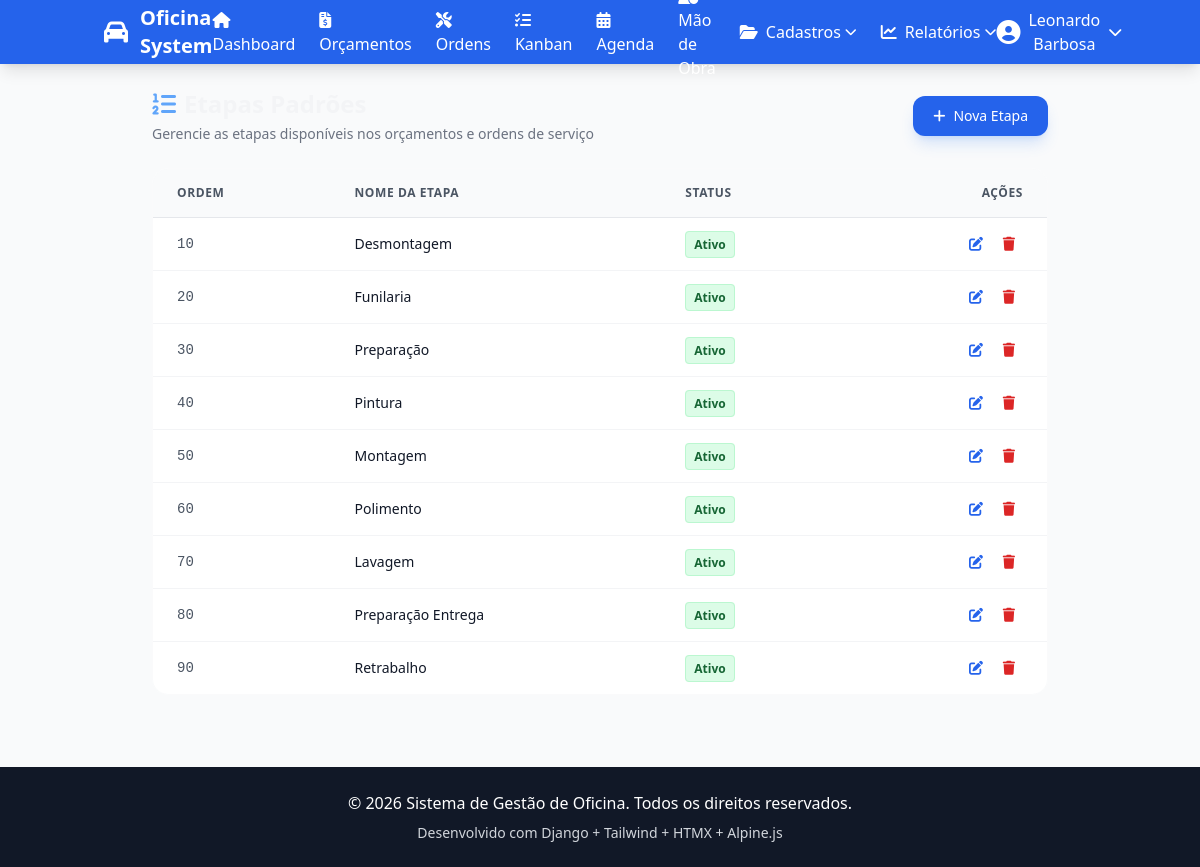
Page /orcamentos/etapas/ (signed in) on the committed database.
### apps/dashboard/models.py (models this page shows, shortened)
class ConfiguracaoSistema(models.Model):
    nome_empresa = models.CharField('Nome da empresa', max_length=120, blank=True)
    endereco = models.CharField('Endereço', max_length=255, blank=True)
    telefone = models.CharField('Telefone', max_length=40, blank=True)
    email = models.EmailField('E-mail', blank=True)
    cnpj = models.CharField('CNPJ', max_length=30, blank=True)
    site = models.CharField('Site', max_length=120, blank=True)
    logo = models.ImageField('Logomarca', upload_to='sistema/', null=True, blank=True)
    cor_primaria = models.CharField('Cor primária (hex)', max_length=7, default='#2563EB')
    cor_rodape = models.CharField('Cor do rodapé (hex)', max_length=7, default='#111827')
    texto_rodape = models.CharField('Texto do rodapé', max_length=200, blank=True)
    atualizado_em = models.DateTimeField('Atualizado em', auto_now=True)
    class Meta:
        verbose_name = 'Configuração do Sistema'
        verbose_name_plural = 'Configurações do Sistema'

### apps/funcionarios/models.py (models this page shows, shortened)
class Funcionario(AbstractUser):
    PERFIL_CHOICES = [
        ('operacional', 'Operacional'),
        ('supervisor', 'Supervisor'),
        ('gerente', 'Gerente'),
        ('admin', 'Administrador'),
        ('orcamentista', 'Orçamentista'),
        ('financeiro', 'Financeiro'),
    ]
    telefone = models.CharField('Telefone', max_length=20, blank=True)
    cpf = models.CharField('CPF', max_length=14, unique=True, null=True, blank=True)
    data_admissao = models.DateField('Data de Admissão', null=True, blank=True)
    data_demissao = models.DateField('Data de Demissão', null=True, blank=True)
    perfil = models.CharField(
        'Perfil',
        max_length=20,
        choices=PERFIL_CHOICES,
        default='operacional'
    )
    percentual_comissao_padrao = models.DecimalField(
        'Percentual de Comissão Padrão (%)',
        max_digits=5,
        decimal_places=2,
        default=10.00,
        help_text='Percentual padrão usado quando a etapa não define um percentual específico'
    )
    ativo = models.BooleanField('Ativo', default=True)
    foto = models.ImageField('Foto', upload_to='funcionarios/fotos/', null=True, blank=True)
    criado_em = models.DateTimeField('Criado em', auto_now_add=True)
    atualizado_em = models.DateTimeField('Atualizado em', auto_now=True)
    class Meta:
        verbose_name = 'Funcionário'
        verbose_name_plural = 'Funcionários'
        ordering = ['first_name', 'last_name']

### apps/orcamentos/models.py (models this page shows, shortened)
class EtapaPadrao(models.Model):
    nome = models.CharField('Nome da Etapa', max_length=50, unique=True)
    descricao = models.TextField('Descrição Padrão', blank=True)
    ordem_default = models.IntegerField('Ordem de Exibição', default=0, help_text='Ex: 10, 20, 30 (impacta na ordenação)')
    ativo = models.BooleanField('Ativo', default=True)
    criado_em = models.DateTimeField('Criado em', auto_now_add=True)
    atualizado_em = models.DateTimeField('Atualizado em', auto_now=True)
    class Meta:
        verbose_name = 'Etapa Padrão'
        verbose_name_plural = 'Etapas Padrões'
        ordering = ['ordem_default', 'nome']

### apps/orcamentos/views_etapas.py (the view)
@login_required
def etapa_list(request):
    etapas = EtapaPadrao.objects.all().order_by('ordem_default', 'nome')
    return render(request, 'orcamentos/etapas_list.html', {'etapas': etapas})

### apps/dashboard/context_processors.py (called while the page is built)
def sistema_config(request):
    return {
        'sistema_config': ConfiguracaoSistema.objects.first()
    }

### templates/orcamentos/etapas_list.html (shortened to what this page needs)
{% extends 'base.html' %}
{% load widget_tweaks %}
{% block content %}
<div class="max-w-4xl mx-auto">
  <div class="flex items-center justify-between mb-6">
    <div>
      <h1 class="text-2xl font-bold text-gray-100 flex items-center gap-2">
        <i class="fas fa-list-ol text-blue-400"></i> Etapas Padrões
      </h1>
      <p class="text-sm text-gray-500 mt-1">Gerencie as etapas disponíveis nos orçamentos e ordens de serviço</p>
    </div>
    <a href="{% url 'orcamentos:etapa_create' %}" class="bg-blue-600 hover:bg-blue-500 text-white px-5 py-2.5 rounded-xl font-medium text-sm transition shadow-lg shadow-blue-500/20">
      <i class="fas fa-plus mr-2"></i>Nova Etapa
    </a>
  </div>
  <div class="bg-white/5 border border-white/10 rounded-2xl overflow-hidden">
    <table class="w-full text-sm text-left">
      <thead class="bg-gray-50 border-b border-gray-200">
        <tr>
          <th class="px-6 py-4 text-xs text-gray-600 font-semibold uppercase tracking-wider">Ordem</th>
          <th class="px-6 py-4 text-xs text-gray-600 font-semibold uppercase tracking-wider">Nome da Etapa</th>
          <th class="px-6 py-4 text-xs text-gray-600 font-semibold uppercase tracking-wider">Status</th>
          <th class="px-6 py-4 text-xs text-gray-600 font-semibold uppercase tracking-wider text-right">Ações</th>
        </tr>
      </thead>
      <tbody class="divide-y divide-gray-100 bg-white">
        {% for etapa in etapas %}
        <tr class="hover:bg-gray-50 transition-colors">
          <td class="px-6 py-4 text-gray-600 font-mono">{{ etapa.ordem_default }}</td>
          <td class="px-6 py-4 font-medium text-gray-900">{{ etapa.nome }}</td>
          <td class="px-6 py-4">
            {% if etapa.ativo %}
              <span class="px-2 py-1 rounded bg-green-100 text-green-800 text-xs font-semibold border border-green-200">Ativo</span>
            {% else %}
              <span class="px-2 py-1 rounded bg-gray-100 text-gray-800 text-xs font-semibold border border-gray-200">Inativo</span>
            {% endif %}
          </td>
          <td class="px-6 py-4 text-right">
            <a href="{% url 'orcamentos:etapa_update' etapa.pk %}" class="text-blue-600 hover:text-blue-800 p-2 transition">
              <i class="fas fa-edit"></i>
            </a>
            <a href="{% url 'orcamentos:etapa_delete' etapa.pk %}" class="text-red-600 hover:text-red-800 p-2 transition">
              <i class="fas fa-trash"></i>
            </a>
          </td>
        </tr>
        {% empty %}
        <tr>
          <td colspan="4" class="px-6 py-12 text-center text-gray-500 bg-white">
            Nenhuma etapa cadastrada.
          </td>
        </tr>
        {% endfor %}
      </tbody>
    </table>
  </div>
</div>
{% endblock %}

### templates/base.html (shortened to what this page needs)
<!DOCTYPE html>
<html lang="pt-BR">
<head>
    <script src="https://cdn.tailwindcss.com"></script>
    <link rel="stylesheet" href="https://cdnjs.cloudflare.com/ajax/libs/font-awesome/6.5.1/css/all.min.css">
</head>
<body class="bg-gray-50">
    <nav class="text-white shadow-lg" style="background-color: {{ sistema_config.cor_primaria|default:'#2563EB' }};">
        <div class="container mx-auto px-4">
            <div class="flex items-center justify-between h-16">
                <div class="flex items-center space-x-3">
                    {% if sistema_config and sistema_config.logo %}
                      <img src="{{ sistema_config.logo.url }}" alt="Logo" class="h-9 w-9 rounded bg-white/90 object-contain">
                    {% else %}
                      <i class="fas fa-car text-2xl"></i>
                    {% endif %}
                    <span class="text-xl font-bold">{{ sistema_config.nome_empresa|default:"Oficina System" }}</span>
                </div>
                <div class="hidden md:flex items-center space-x-6">
                  {% if user.is_superuser or user.perfil == 'admin' or user.perfil == 'gerente' or user.perfil == 'supervisor' %}
                  <a href="{% url 'dashboard:index' %}" class="hover:text-blue-200">
                      <i class="fas fa-home mr-2"></i>Dashboard
                  </a>
                  <a href="{% url 'orcamentos:list' %}" class="hover:text-blue-200">
                      <i class="fas fa-file-invoice-dollar mr-2"></i>Orçamentos
                  </a>
                  <a href="{% url 'ordens:list' %}" class="hover:text-blue-200">
                      <i class="fas fa-tools mr-2"></i>Ordens
                  </a>
                  <a href="{% url 'kanban:producao' %}" class="hover:text-blue-200">
                      <i class="fas fa-tasks mr-2"></i>Kanban
                  </a>
                  <a href="{% url 'kanban:agenda' %}" class="hover:text-blue-200">
                      <i class="fas fa-calendar-alt mr-2"></i>Agenda
                  </a>
                  <a href="{% url 'kanban:agenda_mao_obra' %}" class="hover:text-blue-200">
                      Mão de Obra
                  </a>
                  <div x-data="{ open: false }" class="relative">
                      <button @click="open = !open" class="flex items-center hover:text-blue-200">
                          <i class="fas fa-folder-open mr-2"></i>Cadastros
                          <i class="fas fa-chevron-down ml-1 text-xs"></i>
                      </button>
                  </div>
                  <div x-data="{ open: false }" class="relative">
                      <button @click="open = !open" class="flex items-center hover:text-blue-200">
                          <i class="fas fa-chart-line mr-2"></i>Relatórios
                          <i class="fas fa-chevron-down ml-1 text-xs"></i>
                      </button>
                  </div>
                  {% endif %}
                </div>
                <div x-data="{ open: false }" class="relative">
                    <button @click="open = !open" class="flex items-center space-x-2 hover:text-blue-200">
                        <i class="fas fa-user-circle text-2xl"></i>
                        <span>{{ user.get_full_name|default:user.username }}</span>
                        <i class="fas fa-chevron-down text-sm"></i>
                    </button>
                </div>
            </div>
        </div>
    </nav>
    <main class="{% block main_class %}container mx-auto px-4 py-6{% endblock %}">
        {% block content %}{% endblock %}
    </main>
    <footer class="text-white mt-12" style="background-color: {{ sistema_config.cor_rodape|default:'#111827' }};">
        <div class="container mx-auto px-4 py-6">
            <div class="text-center">
                <p>&copy; 2026 {{ sistema_config.nome_empresa|default:"Sistema de Gestão de Oficina" }}. Todos os direitos reservados.</p>
                <p class="text-sm text-gray-300 mt-2">
                  {{ sistema_config.texto_rodape|default:"Desenvolvido com Django + Tailwind + HTMX + Alpine.js" }}
                </p>
            </div>
        </div>
    </footer>
</body>
</html>

### rows in the picture
ConfiguracaoSistema: nome_empresa "Oficina System", nome_empresa "Sistema de Gestão de Oficina", texto_rodape "Desenvolvido com Django + Tailwind + HTMX + Alpine.js"
Funcionario: get_full_name "Leonardo Barbosa"
EtapaPadrao: ordem_default "10", nome "Desmontagem", ativo "Ativo"
EtapaPadrao: ordem_default "20", nome "Funilaria", ativo "Ativo"
EtapaPadrao: ordem_default "30", nome "Preparação", ativo "Ativo"
EtapaPadrao: ordem_default "40", nome "Pintura", ativo "Ativo"
EtapaPadrao: ordem_default "50", nome "Montagem", ativo "Ativo"
EtapaPadrao: ordem_default "60", nome "Polimento", ativo "Ativo"
EtapaPadrao: ordem_default "70", nome "Lavagem", ativo "Ativo"
EtapaPadrao: ordem_default "80", nome "Preparação Entrega", ativo "Ativo"
EtapaPadrao: ordem_default "90", nome "Retrabalho", ativo "Ativo"
